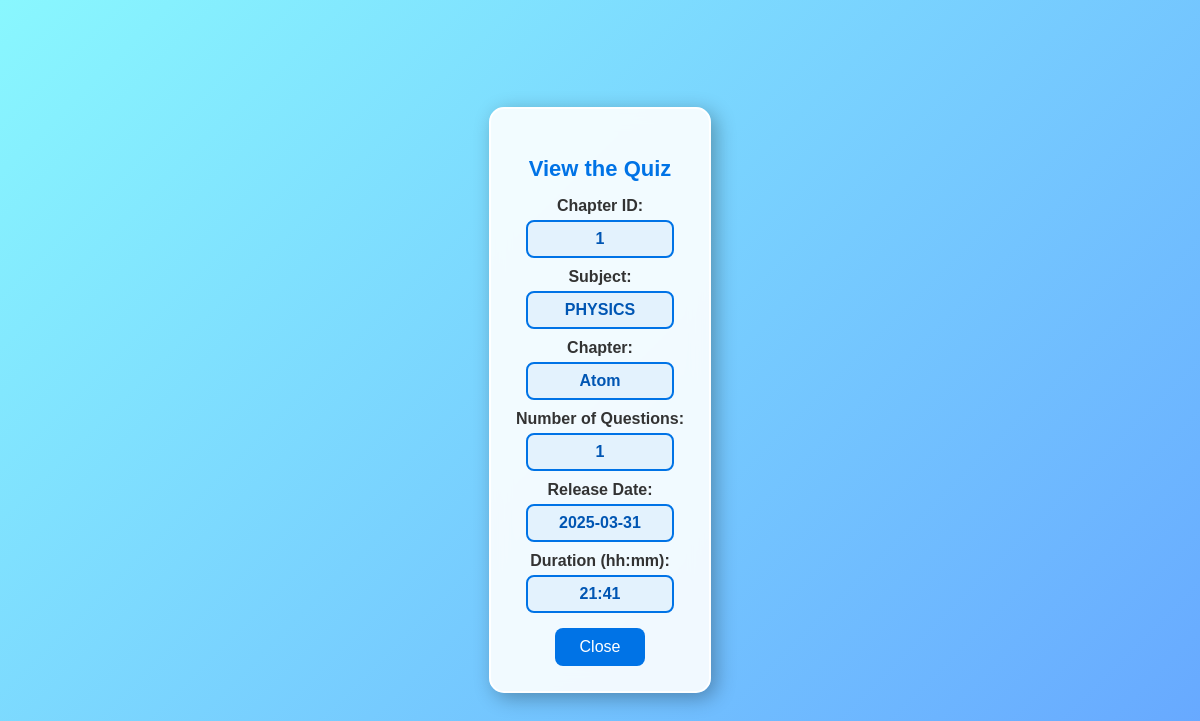
Before: /view_details/1/1 with the older database file.
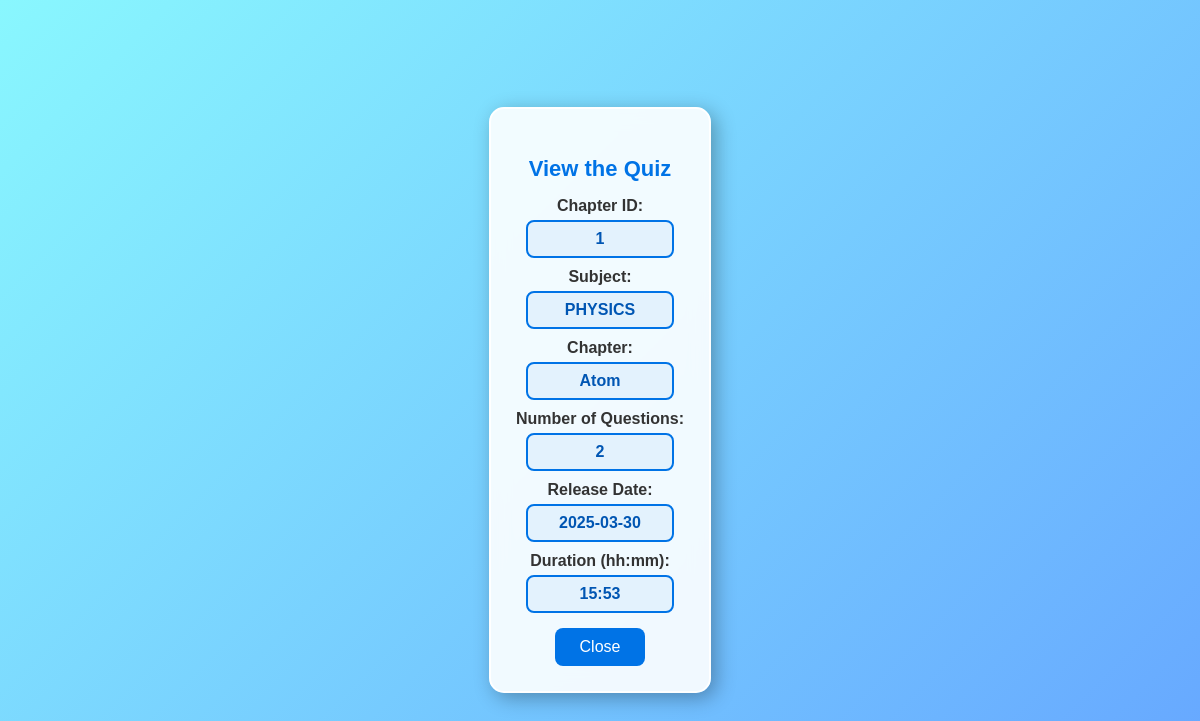
After: the same page with the newer database file.
### backend/models.py (models this page shows)
class Quiz(db.Model):#class name should start with capital letter,tablename should start with small letter
    __tablename__ = 'quiz'
    quiz_id=db.Column(db.Integer, primary_key=True,autoincrement=True)#iska student id se kuch lena dena nahi hai
    chapter_id=db.Column(db.Integer, db.ForeignKey('chapters.chapter_id'), nullable=False)
    date_quiz=db.Column(db.String(80), nullable=False)
    time_duration=db.Column(db.Integer, nullable=False)
    chapter_name=db.Column(db.String(80) , nullable=False)#remember it has relationship with chapters tables as of chapter_name
    questions_of_a_quiz_id = db.relationship('Questions', cascade='all, delete', backref='quiz', lazy=True)# it tells all the questions of a quiz(here we are getting quiz through quiz id)

### backend/controllers.py (the view)
@app.route("/view_details/<int:chapter_id>/<int:user_id>")
def view_details(chapter_id,user_id):
    user=Admin_User_Details.query.filter_by(id=user_id).first().Full_name
    chapter=Chapters.query.filter_by(chapter_id=chapter_id).first()
    quiz=Quiz.query.filter_by(chapter_id=chapter_id).first()
    subject_id=chapter.subject_id
    subject=Subjects.query.filter_by(subject_id=subject_id).first()
    subject_name=subject.subject_name
    subjects=Subjects.query.all()
    question_counts = {}
    subject=Subjects.query.all()
    chapter=Chapters.query.all()
    for subject in subjects:
        for chapter in subject.chapters_of_a_subject_id:
            count = Questions.query.filter_by(chapter_id=chapter.chapter_id).count()
            question_counts[chapter.chapter_id] = count # Store count for each chapter and creating dictionary
    return render_template("1a_view_details.html",user_id=user_id,chapter_id=chapter_id,chapter=chapter,quiz=quiz,subject_name=subject_name,user=user,question_counts=question_counts)

### templates/1a_view_details.html (shortened to what this page needs)
<!DOCTYPE html>
<html lang="en">
<head>
    <link rel="stylesheet" href="/static/css/1a_view_details.css">
</head>
<body>
    <div class="container">
        <h3>View the Quiz</h3>
        <label>Chapter ID:</label>
        <span class="input-box">{{chapter_id}}</span>
        <label>Subject:</label>
        <span class="input-box">{{subject_name}}</span>
        <label>Chapter:</label>
        <span class="input-box">{{quiz.chapter_name}}</span>
        <label>Number of Questions:</label>
        <span class="input-box">{{question_counts[quiz.chapter_id]}}</span>
        <label>Release Date:</label>
        <span class="input-box">{{quiz.date_quiz}}</span>
        <label>Duration (hh:mm):</label>
        <span class="input-box">{{quiz.time_duration}}</span>
        <br>
        </a><button class="button" onclick="window.location.href = '/user_home/{{user_id}}';"  >Close</button>
    </div>
</body>
</html>

Changed rows visible on the page:
changed Quiz "Atom": date_quiz "2025-03-31" → "2025-03-30"; time_duration "21:41" → "15:53"; chapter "1" → (not shown)
Other visible differences:
{{ question_counts[quiz.chapter_id] }}: (not shown) → "2"
